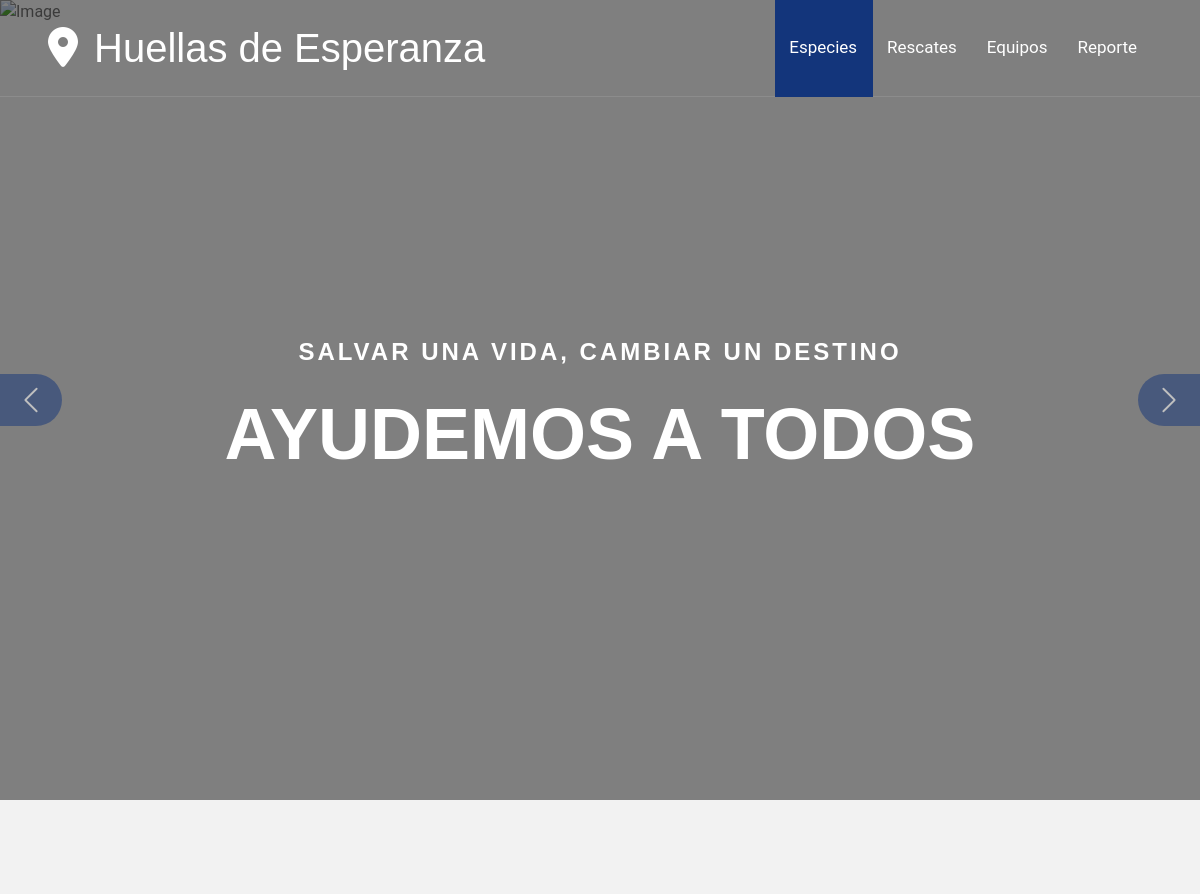
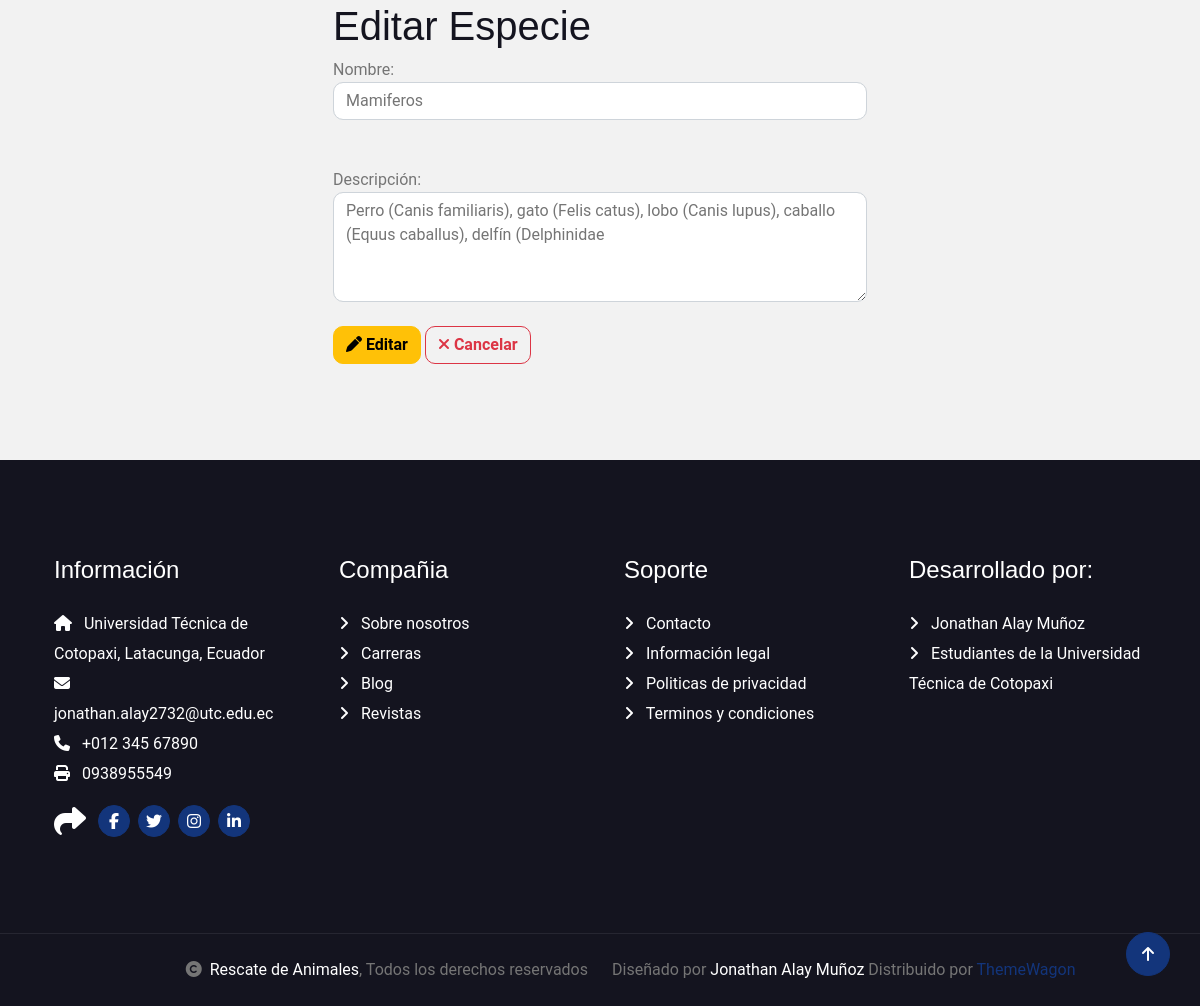
Screenshot of /editarEspecie/1/ with the database file from the repository (2 pictures, top to bottom).
### Aplicaciones/Animales/models.py (models this page shows, shortened)
class Especie(models.Model):
    nombre = models.CharField(max_length=100)
    descripcion = models.TextField(null=True, blank=True)

### Aplicaciones/Animales/views.py (the view)
# urls.py: path('editarEspecie/<id>/', views.editarEspecie),
def editarEspecie(request, id):
    especie = get_object_or_404(Especie, id=id)
    return render(request, 'editarEspecie.html', {'especie': especie})

### Aplicaciones/Animales/templates/editarEspecie.html (shortened to what this page needs)
{% extends './plantilla.html' %}
{% block contenido %}
<div class="row">
    <div class="col-md-3"></div>
    <div class="col-md-6 bg-light">
        <h1>Editar Especie</h1>
        <form id="frm_editar_especie" action="/actualizarEspecie/{{ especie.id }}/" method="post">
            <label for="nombre">Nombre:</label><br>
            <input class="form-control" type="text" name="nombre" id="nombre" value="{{ especie.nombre }}" required><br><br>
            <label for="descripcion">Descripción:</label><br>
            <textarea class="form-control" name="descripcion" id="descripcion" rows="4" required>{{ especie.descripcion }}</textarea><br>
            <button class="btn btn-warning" type="submit">
                <i class="fa fa-pen"></i> Editar
            </button>
            <a class="btn btn-outline-danger" href="/especies/">
                <i class="fa fa-times"></i> Cancelar
            </a>
        </form>
    </div>
    <div class="col-md-3"></div>
</div>
{% endblock %}

### RescateJA/static/plantilla/travela/css/style.css (style rules this page uses)
.btn { font-weight: 600; transition: .5s; }

### rows the page displays
Especie: nombre "Mamiferos", descripcion "Perro (Canis familiaris), gato (Felis catus), lobo (Canis lupus), caballo (Equus caballus), delfín (Delphinidae"
